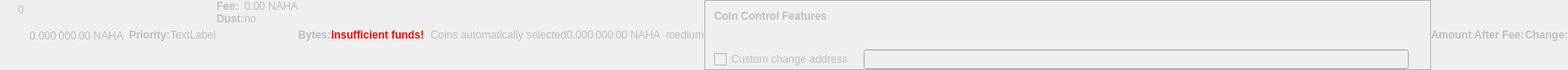
    <widget class="QWidget" name="dummyHideWidget" native="true">
     <property name="enabled">
      <bool>false</bool>
     </property>
     <property name="maximumSize">
      <size>
       <width>100</width>
       <height>22</height>
      </size>
     </property>
     <layout class="QHBoxLayout" name="dummyHideLayout">
      <property name="spacing">
       <number>0</number>
      </property>
      <property name="leftMargin">
       <number>0</number>
      </property>
      <property name="topMargin">
       <number>0</number>
      </property>
      <property name="rightMargin">
       <number>0</number>
      </property>
      <property name="bottomMargin">
       <number>0</number>
      </property>
      <item>
       <layout class="QFormLayout" name="formLayoutCoinControl1">
        <property name="horizontalSpacing">
         <number>10</number>
        </property>
        <property name="verticalSpacing">
         <number>14</number>
        </property>
        <property name="leftMargin">
         <number>10</number>
        </property>
        <property name="topMargin">
         <number>4</number>
        </property>
        <property name="rightMargin">
         <number>6</number>
        </property>
        <item row="0" column="1">
         <widget class="QLabel" name="labelCoinControlBytes">
          <property name="cursor">
           <cursorShape>IBeamCursor</cursorShape>
          </property>
          <property name="contextMenuPolicy">
           <enum>Qt::ActionsContextMenu</enum>
          </property>
          <property name="text">
           <string notr="true">0</string>
          </property>
          <property name="textInteractionFlags">
           <set>Qt::LinksAccessibleByMouse|Qt::TextSelectableByKeyboard|Qt::TextSelectableByMouse</set>
          </property>
         </widget>
        </item>
       </layout>
      </item>
      <item>
       <widget class="QLabel" name="labelCoinControlAfterFee">
        <property name="enabled">
         <bool>false</bool>
        </property>
        <property name="sizePolicy">
         <sizepolicy hsizetype="Fixed" vsizetype="Fixed">
          <horstretch>0</horstretch>
          <verstretch>0</verstretch>
         </sizepolicy>
        </property>
        <property name="minimumSize">
         <size>
          <width>111</width>
          <height>12</height>
         </size>
        </property>
        <property name="maximumSize">
         <size>
          <width>111</width>
          <height>12</height>
         </size>
        </property>
        <property name="cursor">
         <cursorShape>IBeamCursor</cursorShape>
        </property>
        <property name="contextMenuPolicy">
         <enum>Qt::ActionsContextMenu</enum>
        </property>
        <property name="text">
         <string notr="true">0.000 000 00 NAHA</string>
        </property>
        <property name="textInteractionFlags">
         <set>Qt::LinksAccessibleByMouse|Qt::TextSelectableByKeyboard|Qt::TextSelectableByMouse</set>
        </property>
       </widget>
      </item>
      <item>
       <widget class="QLabel" name="labelCoinControlPriorityText">
        <property name="enabled">
         <bool>false</bool>
        </property>
        <property name="font">
         <font>
          <weight>75</weight>
          <bold>true</bold>
         </font>
        </property>
        <property name="text">
         <string>Priority:</string>
        </property>
       </widget>
      </item>
      <item>
       <layout class="QHBoxLayout" name="horizontalLayout">
        <item>
         <widget class="QLabel" name="WarningLabel">
          <property name="text">
           <string>TextLabel</string>
          </property>
         </widget>
        </item>
       </layout>
      </item>
      <item>
       <layout class="QFormLayout" name="formLayoutCoinControl3">
        <property name="horizontalSpacing">
         <number>0</number>
        </property>
        <property name="verticalSpacing">
         <number>0</number>
        </property>
        <property name="leftMargin">
         <number>0</number>
        </property>
        <property name="topMargin">
         <number>0</number>
        </property>
        <property name="rightMargin">
         <number>0</number>
        </property>
        <item row="0" column="0">
         <widget class="QLabel" name="labelCoinControlFeeText">
          <property name="enabled">
           <bool>false</bool>
          </property>
          <property name="font">
           <font>
            <weight>75</weight>
            <bold>true</bold>
           </font>
          </property>
          <property name="text">
           <string>Fee:</string>
          </property>
          <property name="margin">
           <number>0</number>
          </property>
         </widget>
        </item>
        <item row="0" column="1">
         <widget class="QLabel" name="labelCoinControlFee">
          <property name="enabled">
           <bool>false</bool>
          </property>
          <property name="cursor">
           <cursorShape>IBeamCursor</cursorShape>
          </property>
          <property name="contextMenuPolicy">
           <enum>Qt::ActionsContextMenu</enum>
          </property>
          <property name="text">
           <string notr="true">0.00 NAHA</string>
          </property>
          <property name="textInteractionFlags">
           <set>Qt::LinksAccessibleByMouse|Qt::TextSelectableByKeyboard|Qt::TextSelectableByMouse</set>
          </property>
         </widget>
        </item>
        <item row="1" column="0">
         <widget class="QLabel" name="labelCoinControlLowOutputText">
          <property name="enabled">
           <bool>false</bool>
          </property>
          <property name="font">
           <font>
            <weight>75</weight>
            <bold>true</bold>
           </font>
          </property>
          <property name="text">
           <string>Dust:</string>
          </property>
         </widget>
        </item>
        <item row="1" column="1">
         <widget class="QLabel" name="labelCoinControlLowOutput">
          <property name="enabled">
           <bool>false</bool>
          </property>
          <property name="cursor">
           <cursorShape>IBeamCursor</cursorShape>
          </property>
          <property name="contextMenuPolicy">
           <enum>Qt::ActionsContextMenu</enum>
          </property>
          <property name="text">
           <string>no</string>
          </property>
          <property name="textInteractionFlags">
           <set>Qt::LinksAccessibleByMouse|Qt::TextSelectableByKeyboard|Qt::TextSelectableByMouse</set>
          </property>
         </widget>
        </item>
       </layout>
      </item>
      <item>
       <widget class="QLabel" name="labelCoinControlBytesText">
        <property name="enabled">
         <bool>false</bool>
        </property>
        <property name="font">
         <font>
          <weight>75</weight>
          <bold>true</bold>
         </font>
        </property>
        <property name="text">
         <string>Bytes:</string>
        </property>
       </widget>
      </item>
      <item>
       <layout class="QFormLayout" name="formLayoutCoinControl2">
        <property name="horizontalSpacing">
         <number>0</number>
        </property>
        <property name="verticalSpacing">
         <number>0</number>
        </property>
        <property name="leftMargin">
         <number>0</number>
        </property>
        <property name="topMargin">
         <number>0</number>
        </property>
        <property name="rightMargin">
         <number>0</number>
        </property>
       </layout>
      </item>
      <item>
       <layout class="QHBoxLayout" name="horizontalLayoutCoinControl2">
        <property name="spacing">
         <number>0</number>
        </property>
        <property name="bottomMargin">
         <number>0</number>
        </property>
       </layout>
      </item>
      <item>
       <widget class="QLabel" name="labelCoinControlInsuffFunds">
        <property name="enabled">
         <bool>false</bool>
        </property>
        <property name="minimumSize">
         <size>
          <width>0</width>
          <height>0</height>
         </size>
        </property>
        <property name="font">
         <font>
          <weight>75</weight>
          <bold>true</bold>
         </font>
        </property>
        <property name="styleSheet">
         <string notr="true">color:red;font-weight:bold;</string>
        </property>
        <property name="text">
         <string>Insufficient funds!</string>
        </property>
        <property name="margin">
         <number>5</number>
        </property>
       </widget>
      </item>
      <item>
       <layout class="QFormLayout" name="formLayoutCoinControl4">
        <property name="horizontalSpacing">
         <number>0</number>
        </property>
        <property name="verticalSpacing">
         <number>0</number>
        </property>
        <property name="leftMargin">
         <number>0</number>
        </property>
        <property name="topMargin">
         <number>0</number>
        </property>
        <property name="rightMargin">
         <number>0</number>
        </property>
       </layout>
      </item>
      <item>
       <widget class="QLabel" name="labelCoinControlChangeLabel">
        <property name="enabled">
         <bool>false</bool>
        </property>
        <property name="sizePolicy">
         <sizepolicy hsizetype="Preferred" vsizetype="Expanding">
          <horstretch>0</horstretch>
          <verstretch>0</verstretch>
         </sizepolicy>
        </property>
        <property name="minimumSize">
         <size>
          <width>0</width>
          <height>0</height>
         </size>
        </property>
        <property name="text">
         <string/>
        </property>
        <property name="margin">
         <number>3</number>
        </property>
       </widget>
      </item>
      <item>
       <widget class="QLabel" name="labelCoinControlAutomaticallySelected">
        <property name="enabled">
         <bool>false</bool>
        </property>
        <property name="sizePolicy">
         <sizepolicy hsizetype="Fixed" vsizetype="Fixed">
          <horstretch>0</horstretch>
          <verstretch>0</verstretch>
         </sizepolicy>
        </property>
        <property name="minimumSize">
         <size>
          <width>0</width>
          <height>0</height>
         </size>
        </property>
        <property name="maximumSize">
         <size>
          <width>240</width>
          <height>16777215</height>
         </size>
        </property>
        <property name="text">
         <string>Coins automatically selected</string>
        </property>
        <property name="margin">
         <number>5</number>
        </property>
       </widget>
      </item>
      <item>
       <widget class="QLabel" name="labelCoinControlChange">
        <property name="enabled">
         <bool>false</bool>
        </property>
        <property name="sizePolicy">
         <sizepolicy hsizetype="Fixed" vsizetype="Fixed">
          <horstretch>0</horstretch>
          <verstretch>0</verstretch>
         </sizepolicy>
        </property>
        <property name="minimumSize">
         <size>
          <width>111</width>
          <height>0</height>
         </size>
        </property>
        <property name="maximumSize">
         <size>
          <width>111</width>
          <height>16777215</height>
         </size>
        </property>
        <property name="cursor">
         <cursorShape>IBeamCursor</cursorShape>
        </property>
        <property name="contextMenuPolicy">
         <enum>Qt::ActionsContextMenu</enum>
        </property>
        <property name="text">
         <string notr="true">0.000 000 00 NAHA</string>
        </property>
        <property name="textInteractionFlags">
         <set>Qt::LinksAccessibleByMouse|Qt::TextSelectableByKeyboard|Qt::TextSelectableByMouse</set>
        </property>
       </widget>
      </item>
      <item>
       <widget class="QLabel" name="labelCoinControlPriority">
        <property name="enabled">
         <bool>false</bool>
        </property>
        <property name="cursor">
         <cursorShape>IBeamCursor</cursorShape>
        </property>
        <property name="contextMenuPolicy">
         <enum>Qt::ActionsContextMenu</enum>
        </property>
        <property name="text">
         <string>medium</string>
        </property>
        <property name="textInteractionFlags">
         <set>Qt::LinksAccessibleByMouse|Qt::TextSelectableByKeyboard|Qt::TextSelectableByMouse</set>
        </property>
       </widget>
      </item>
      <item>
       <widget class="QFrame" name="frameCoinControl">
        <property name="sizePolicy">
         <sizepolicy hsizetype="Expanding" vsizetype="Expanding">
          <horstretch>0</horstretch>
          <verstretch>0</verstretch>
         </sizepolicy>
        </property>
        <property name="maximumSize">
         <size>
          <width>16777215</width>
          <height>16777215</height>
         </size>
        </property>
        <property name="frameShape">
         <enum>QFrame::StyledPanel</enum>
        </property>
        <property name="frameShadow">
         <enum>QFrame::Sunken</enum>
        </property>
        <layout class="QVBoxLayout" name="verticalLayoutCoinControl2_2">
         <property name="spacing">
          <number>0</number>
         </property>
         <property name="leftMargin">
          <number>0</number>
         </property>
         <property name="topMargin">
          <number>0</number>
         </property>
         <property name="rightMargin">
          <number>0</number>
         </property>
         <property name="bottomMargin">
          <number>0</number>
         </property>
         <item>
          <layout class="QVBoxLayout" name="verticalLayoutCoinControl" stretch="0,0,0,1">
           <property name="spacing">
            <number>0</number>
           </property>
           <property name="leftMargin">
            <number>10</number>
           </property>
           <property name="topMargin">
            <number>10</number>
           </property>
           <item>
            <layout class="QHBoxLayout" name="horizontalLayoutCoinControl1">
             <property name="bottomMargin">
              <number>15</number>
             </property>
             <item>
              <widget class="QLabel" name="labelCoinControlFeatures">
               <property name="enabled">
                <bool>false</bool>
               </property>
               <property name="sizePolicy">
                <sizepolicy hsizetype="Preferred" vsizetype="Maximum">
                 <horstretch>0</horstretch>
                 <verstretch>0</verstretch>
                </sizepolicy>
               </property>
               <property name="font">
                <font>
                 <weight>75</weight>
                 <bold>true</bold>
                </font>
               </property>
               <property name="styleSheet">
                <string notr="true">font-weight:bold;</string>
               </property>
               <property name="text">
                <string>Coin Control Features</string>
               </property>
              </widget>
             </item>
            </layout>
           </item>
           <item>
            <widget class="QWidget" name="widgetCoinControl" native="true">
             <property name="sizePolicy">
              <sizepolicy hsizetype="Preferred" vsizetype="Preferred">
               <horstretch>0</horstretch>
               <verstretch>0</verstretch>
              </sizepolicy>
             </property>
             <property name="minimumSize">
              <size>
               <width>0</width>
               <height>0</height>
              </size>
             </property>
             <property name="styleSheet">
              <string notr="true"/>
             </property>
             <layout class="QHBoxLayout" name="horizontalLayoutCoinControl5_2">
              <property name="leftMargin">
               <number>0</number>
              </property>
              <property name="topMargin">
               <number>0</number>
              </property>
              <property name="rightMargin">
               <number>0</number>
              </property>
              <property name="bottomMargin">
               <number>0</number>
              </property>
              <item>
               <layout class="QHBoxLayout" name="horizontalLayoutCoinControl3">
                <property name="spacing">
                 <number>20</number>
                </property>
                <property name="topMargin">
                 <number>0</number>
                </property>
                <property name="bottomMargin">
                 <number>10</number>
                </property>
               </layout>
              </item>
             </layout>
            </widget>
           </item>
           <item>
            <layout class="QHBoxLayout" name="horizontalLayoutCoinControl4" stretch="0,0,0">
             <property name="spacing">
              <number>12</number>
             </property>
             <property name="sizeConstraint">
              <enum>QLayout::SetDefaultConstraint</enum>
             </property>
             <property name="topMargin">
              <number>5</number>
             </property>
             <property name="rightMargin">
              <number>5</number>
             </property>
             <item>
              <widget class="QCheckBox" name="checkBoxCoinControlChange">
               <property name="enabled">
                <bool>false</bool>
               </property>
               <property name="toolTip">
                <string>If this is activated, but the change address is empty or invalid, change will be sent to a newly generated address.</string>
               </property>
               <property name="text">
                <string>Custom change address</string>
               </property>
              </widget>
             </item>
             <item>
              <widget class="QValidatedLineEdit" name="lineEditCoinControlChange">
               <property name="enabled">
                <bool>false</bool>
               </property>
               <property name="sizePolicy">
                <sizepolicy hsizetype="Expanding" vsizetype="Fixed">
                 <horstretch>0</horstretch>
                 <verstretch>0</verstretch>
                </sizepolicy>
               </property>
              </widget>
             </item>
             <item>
              <widget class="QLabel" name="labelCoinControlChangeLabel_2">
               <property name="sizePolicy">
                <sizepolicy hsizetype="Preferred" vsizetype="Expanding">
                 <horstretch>0</horstretch>
                 <verstretch>0</verstretch>
                </sizepolicy>
               </property>
               <property name="minimumSize">
                <size>
                 <width>0</width>
                 <height>0</height>
                </size>
               </property>
               <property name="text">
                <string/>
               </property>
               <property name="margin">
                <number>3</number>
               </property>
              </widget>
             </item>
            </layout>
           </item>
           <item>
            <spacer name="verticalSpacerCoinControl">
             <property name="orientation">
              <enum>Qt::Vertical</enum>
             </property>
             <property name="sizeHint" stdset="0">
              <size>
               <width>800</width>
               <height>1</height>
              </size>
             </property>
            </spacer>
           </item>
          </layout>
         </item>
        </layout>
       </widget>
      </item>
      <item>
       <widget class="QLabel" name="labelCoinControlAfterFeeText">
        <property name="enabled">
         <bool>false</bool>
        </property>
        <property name="minimumSize">
         <size>
          <width>0</width>
          <height>0</height>
         </size>
        </property>
        <property name="maximumSize">
         <size>
          <width>16777215</width>
          <height>16777215</height>
         </size>
        </property>
        <property name="font">
         <font>
          <weight>75</weight>
          <bold>true</bold>
         </font>
        </property>
        <property name="text">
         <string>Amount After Fee:</string>
        </property>
        <property name="alignment">
         <set>Qt::AlignLeading|Qt::AlignLeft|Qt::AlignVCenter</set>
        </property>
        <property name="margin">
         <number>0</number>
        </property>
       </widget>
      </item>
      <item>
       <widget class="QLabel" name="labelCoinControlChangeText">
        <property name="enabled">
         <bool>false</bool>
        </property>
        <property name="sizePolicy">
         <sizepolicy hsizetype="Preferred" vsizetype="Preferred">
          <horstretch>0</horstretch>
          <verstretch>0</verstretch>
         </sizepolicy>
        </property>
        <property name="minimumSize">
         <size>
          <width>0</width>
          <height>0</height>
         </size>
        </property>
        <property name="maximumSize">
         <size>
          <width>16777215</width>
          <height>16777215</height>
         </size>
        </property>
        <property name="font">
         <font>
          <weight>75</weight>
          <bold>true</bold>
         </font>
        </property>
        <property name="text">
         <string>Change:</string>
        </property>
        <property name="alignment">
         <set>Qt::AlignLeading|Qt::AlignLeft|Qt::AlignVCenter</set>
        </property>
       </widget>
      </item>
     </layout>
    </widget>
